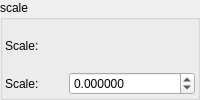
    <widget class="QGroupBox" name="groupBox_5">
     <property name="title">
      <string>scale</string>
     </property>
     <layout class="QVBoxLayout" name="verticalLayout_7" stretch="0">
      <property name="spacing">
       <number>2</number>
      </property>
      <property name="leftMargin">
       <number>2</number>
      </property>
      <property name="topMargin">
       <number>2</number>
      </property>
      <property name="rightMargin">
       <number>2</number>
      </property>
      <property name="bottomMargin">
       <number>2</number>
      </property>
      <item>
       <layout class="QGridLayout" name="gridLayout_13" columnstretch="0,0,0">
        <property name="spacing">
         <number>2</number>
        </property>
        <item row="0" column="0">
         <widget class="QLabel" name="label_49">
          <property name="text">
           <string>Scale:</string>
          </property>
         </widget>
        </item>
        <item row="1" column="0">
         <widget class="QLabel" name="label_50">
          <property name="text">
           <string>Scale:</string>
          </property>
         </widget>
        </item>
        <item row="1" column="1" colspan="2">
         <widget class="MyDoubleSpinBox" name="spinbox_transf_scale_015">
          <property name="sizePolicy">
           <sizepolicy hsizetype="Minimum" vsizetype="Maximum">
            <horstretch>0</horstretch>
            <verstretch>0</verstretch>
           </sizepolicy>
          </property>
          <property name="prefix">
           <string/>
          </property>
          <property name="suffix">
           <string/>
          </property>
          <property name="decimals">
           <number>6</number>
          </property>
          <property name="minimum">
           <double>-99.989999999999995</double>
          </property>
          <property name="maximum">
           <double>99.989999999999995</double>
          </property>
          <property name="singleStep">
           <double>0.100000000000000</double>
          </property>
         </widget>
        </item>
       </layout>
      </item>
     </layout>
    </widget>
